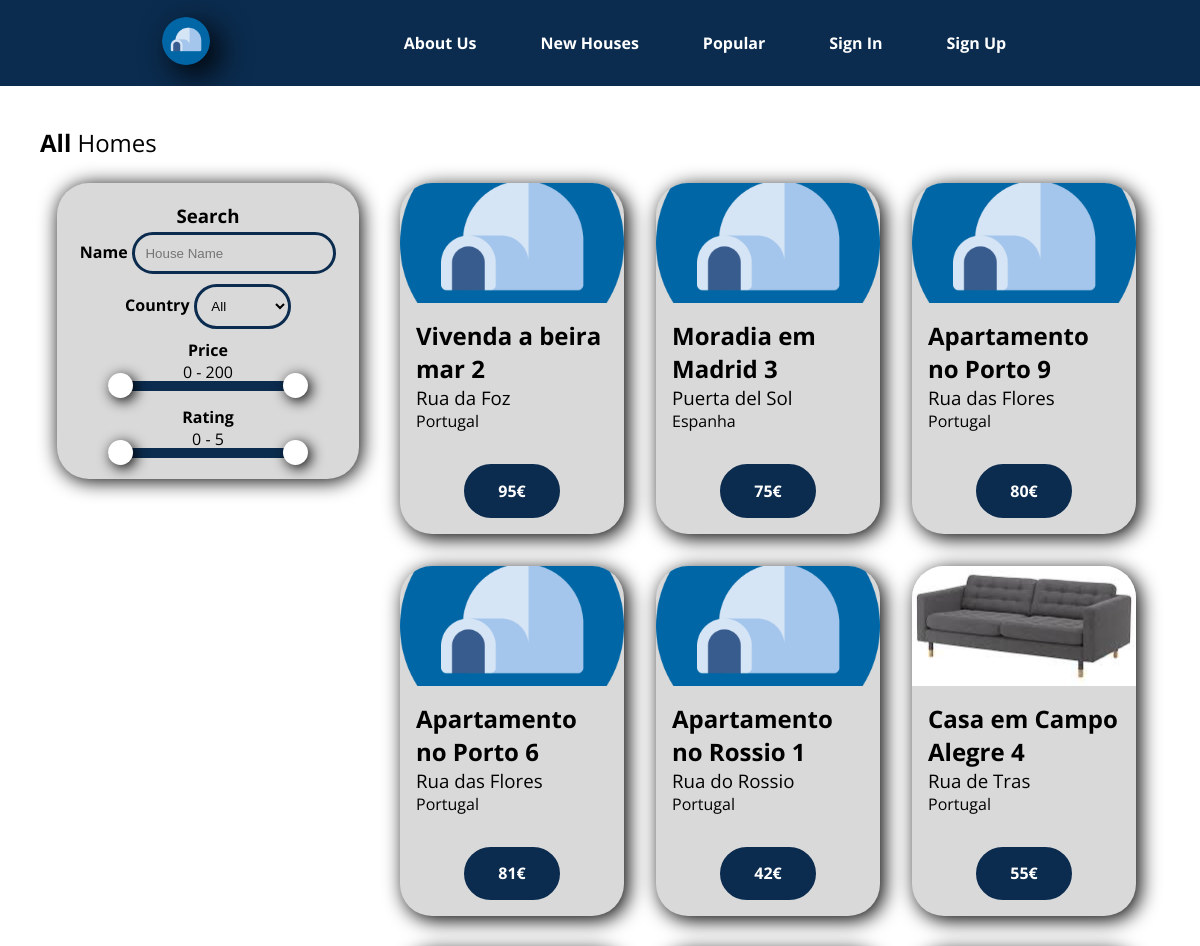
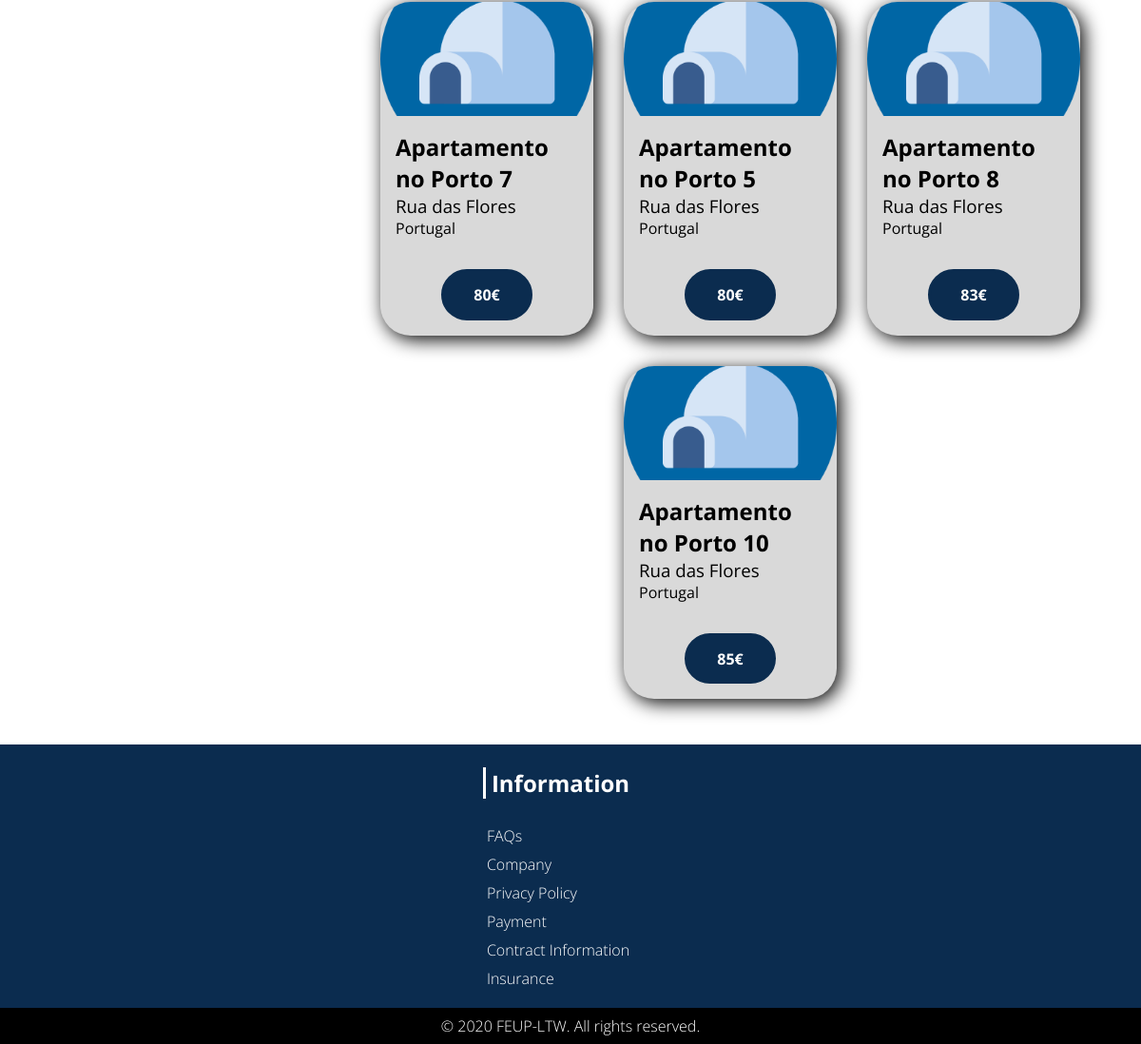
The page /pages/list_houses.php on the database its author committed (2 pictures, top to bottom).
### tables this page shows
CREATE TABLE PLACE(
    idPlace INTEGER PRIMARY KEY,
    name TEXT NOT NULL,
    price INTEGER NOT NULL,
    street TEXT NOT NULL,
    number INTEGER NOT NULL,
    city TEXT NOT NULL,
    country TEXT NOT NULL,
    description TEXT,
    classification INTEGER default 0,
	idUser INTEGER NOT NULL REFERENCES USER ON DELETE CASCADE ON UPDATE CASCADE,
    CONSTRAINT CHK_PLACE CHECK (price>=0),
    UNIQUE(street,number,city,country));

### pages/list_houses.php (called while the page is built, shortened)
<?php
  include_once('../templates/common.php');
  include_once('../templates/house_list.php');
  draw_house_list();
?>

### templates/house_list.php (the view, shortened to what this page needs)
<?php function draw_house_list() {
?>
<section class='houses-section-container houses-list-container'>
  <div class='house-article-header'>
    <h2><strong>All</strong> Homes</h2>
  </div>
  <section id="house-list-search-bar">
    <h3>Search</h3>
    <form>
    <label>Name
      <input class="input-form" type="text" placeholder="House Name">
    </label>
    <label>Country
      <select class="input-form select-form" name="Country">
        <option value="All">All</option>
      </select>
    </label>
    <label>Price
      <section class="range-slider">
        <span class="rangeValues"></span>
        <input class="price-slider" value="0" min="0" max="200" step="1" type="range">
        <input class="price-slider" value="200" min="0" max="200" step="1" type="range">
      </section>
    </label>
    <label>Rating
      <section class="range-slider">
        <span class="rangeValues"></span>
        <input class="price-slider" value="0" min="0" max="5" step="0.1" type="range">
        <input class="price-slider" value="5" min="0" max="5" step="0.1" type="range">
      </section>
    </label>
    </form>
  </section>
  <article class='house-article-container'>
  <?php
      $dbh = new PDO('sqlite:../database/database.db');
      $stmt = $dbh->prepare('select * from PLACE ORDER BY classification DESC');
      $stmt->execute();
      $result = $stmt->fetchAll(); ?>
  <?php for($i = 0; $i < count($result); $i++)  {?>
    <?php
          $houseId = $result[$i]['idPlace'];
          $stmt1 = $dbh->prepare("SELECT picturePath FROM PICTURES WHERE idPlace = $houseId");
          $stmt1->execute();
          $image = $stmt1->fetchColumn();
      ?>
    <div class="house-card">
      <img id="houseimg<?=$i?>" src="<?=$image?>" alt="House Image" />
      <div class="house-card-text">
        <h2><?=$result[$i]['name']?> <?=$houseId?></h2>
        <h3><?=$result[$i]['street']?></h3>
        <h4><?=$result[$i]['country']?></h4>
      </div>
      <a href="house_detail_page.php?idPlace=<?=$houseId?>" class='blue-filled-rounded-button house-card-button'><?=$result[$i]['price']?>€</a>
    </div>
    <?php } ?>
  </article>
</section>
<?php } ?>

### css/style.css (style rules this page uses)
body { --main-blue-color: #0b2c4f; --grey-color: #d9d9d9; --focus-blue-color: #0066a6; --background-color: #FFF; --font: 'Open Sans', sans-serif; font-family: var(--font); margin: 0em; background-color: var(--background-color); }
a { text-decoration: none; }
.blue-filled-rounded-button { background-color: var(--main-blue-color); border: 3px solid var(--main-blue-color); color:white; font-weight: bolder; text-align: center; border-radius: 5em; padding: 0.8em; }
.input-form { background: transparent; border: 3px solid var(--main-blue-color); padding: 0.8em; border-radius: 5em; }
.houses-section-container { justify-content: center; display: grid; margin: 1em 0em; }
.house-article-header { display: flex; justify-content: space-between; }
.house-article-header > h2 { font-weight: normal; margin: 1em 0em; }
.house-article-container { display: flex; flex-wrap: wrap; justify-content: center; padding: 0em; max-width: 1024px; }
.houses-list-container { align-items: start; margin: 1em auto; max-width: 70em; min-width: 50em; width: 100%; grid-template-columns: [start] 30% [line1] 70% [end]; }
.houses-list-container > .house-article-header { grid-column: start/end; }
#house-list-search-bar { justify-self: center; text-align: center; width: 90%; background: var(--grey-color); border-radius: 2em; box-shadow: 2px 2px 20px black; overflow: hidden; padding: 1em 0em; }
#house-list-search-bar > h3 { padding: 4px; }
#house-list-search-bar > form { justify-items: center; text-align: center; align-items: center; display: grid; row-gap: 10px; }
#house-list-search-bar > form > label { font-weight: bold; }
#house-list-search-bar span { font-weight: normal; }
.price-slider { -webkit-appearance: none; width: 100%; height: 15px; border-radius: 5px; background: var(--main-blue-color); outline: none; -webkit-transition: .2s; transition: opacity .2s; }
section.range-slider { position: relative; width: 200px; height: 35px; text-align: center; }
section.range-slider input { pointer-events: none; position: absolute; left: 0; top: 20px; width: 200px; outline: none; height: 10px; margin: 0; padding: 0; }
.house-card { width: 100%; max-width: 224px; background: var(--grey-color); display: grid; border-radius: 2em; margin: 0em 1em 2em 1em; box-shadow: 4px 4px 20px; overflow: hidden; transition: 0.5s; }
.house-card > img { object-fit: cover; height: 120px; width: 100%; }
.house-card-text { width: 12em; margin: 1em; }
.house-card-text > h2, h3, h4 { margin: 0em; }
.house-card-text > h3, h4 { font-weight: normal; }
.house-card-button { margin: 1em 4em; }

### rows shown on the page
place: name "Vivenda a beira mar", idPlace "2", street "Rua da Foz", country "Portugal", price "95"
place: name "Moradia em Madrid", idPlace "3", street "Puerta del Sol", country "Espanha", price "75"
place: name "Apartamento no Porto", idPlace "9", street "Rua das Flores", country "Portugal", price "80"
place: name "Apartamento no Porto", idPlace "6", street "Rua das Flores", country "Portugal", price "81"
place: name "Apartamento no Rossio", idPlace "1", street "Rua do Rossio", country "Portugal", price "42"
place: shows a picture, name "Casa em Campo Alegre", idPlace "4", street "Rua de Tras", country "Portugal", price "55"
place: name "Apartamento no Porto", idPlace "7", street "Rua das Flores", country "Portugal", price "80"
place: name "Apartamento no Porto", idPlace "5", street "Rua das Flores", country "Portugal", price "80"
place: name "Apartamento no Porto", idPlace "8", street "Rua das Flores", country "Portugal", price "83"
place: name "Apartamento no Porto", idPlace "10", street "Rua das Flores", country "Portugal", price "85"
